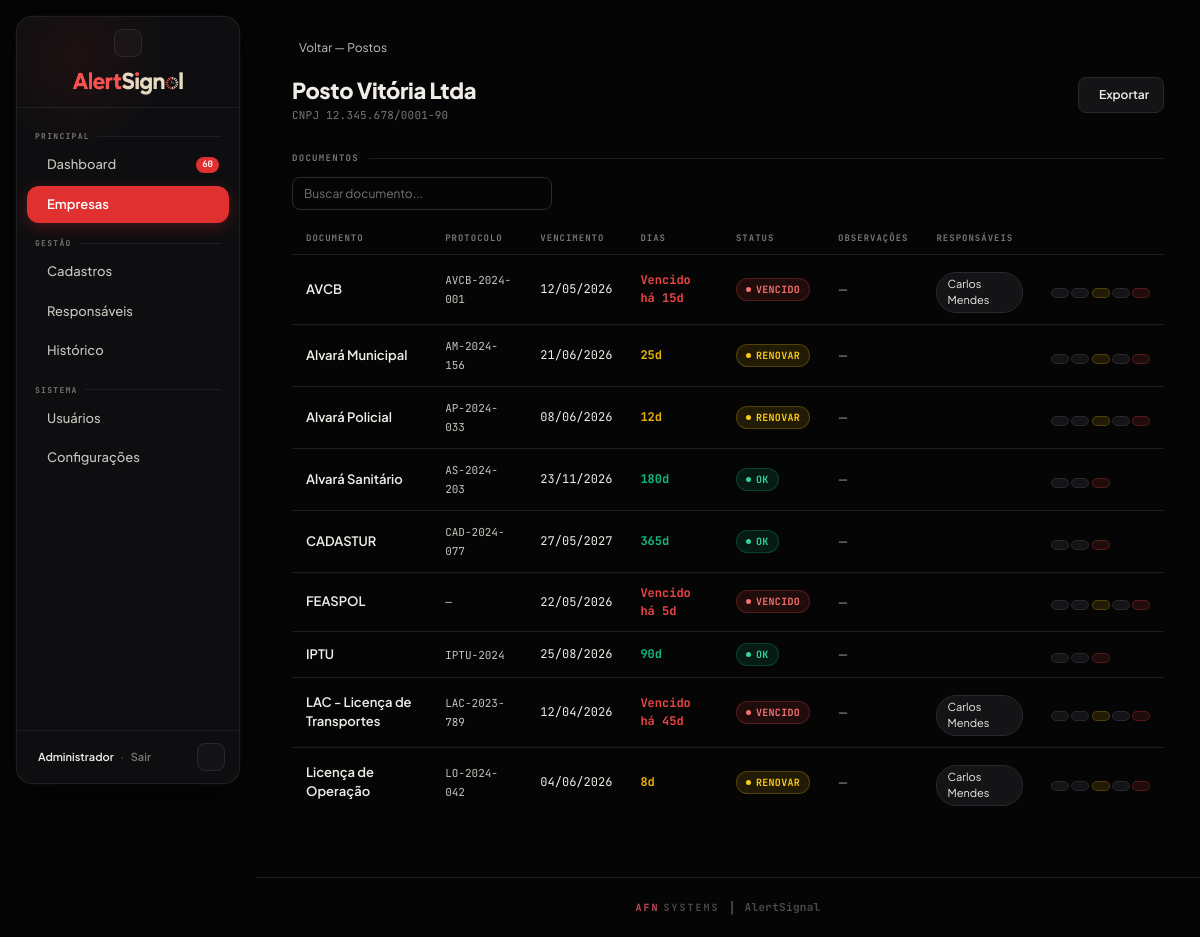
The page /empresa/22 (signed in) on the database its author committed.
### tables this page shows
CREATE TABLE categorias (
            id   INTEGER PRIMARY KEY AUTOINCREMENT,
            nome TEXT UNIQUE NOT NULL
        );

CREATE TABLE empresas (
            id           INTEGER PRIMARY KEY AUTOINCREMENT,
            nome         TEXT NOT NULL,
            cnpj         TEXT,
            categoria_id INTEGER REFERENCES categorias(id),
            ativa        INTEGER DEFAULT 1
        );

CREATE TABLE documentos (
            id           INTEGER PRIMARY KEY AUTOINCREMENT,
            empresa_id   INTEGER REFERENCES empresas(id),
            tipo         TEXT NOT NULL,      -- Ex: "AVCB", "Alvará Municipal"
            protocolo    TEXT,               -- número do protocolo, se houver
            vencimento   TEXT,               -- data em formato ISO: "2026-05-07"
            status       TEXT DEFAULT 'OK'   -- OK | RENOVAR | VENCIDO | NÃO TEM
        , observacoes TEXT);

CREATE TABLE responsaveis (
            id    INTEGER PRIMARY KEY AUTOINCREMENT,
            nome  TEXT NOT NULL,
            email TEXT UNIQUE NOT NULL,
            ativo INTEGER DEFAULT 1
        );

### app.py (the view)
@app.route('/empresa/<int:emp_id>')
@login_obrigatorio
def empresa_detalhe(emp_id):
    conn = get_connection()
    empresa = conn.execute('SELECT e.*, c.nome as categoria FROM empresas e JOIN categorias c ON c.id=e.categoria_id WHERE e.id=?', (emp_id,)).fetchone()
    if not empresa: conn.close(); return redirect(url_for('empresas'))
    docs_raw = conn.execute('SELECT * FROM documentos WHERE empresa_id=? ORDER BY tipo', (emp_id,)).fetchall()
    documentos = []
    for doc in docs_raw:
        dias = calcular_dias(doc['vencimento'])
        resps = conn.execute('''SELECT r.id, r.nome, r.email FROM responsaveis r
            JOIN documento_responsavel dr ON dr.responsavel_id=r.id
            WHERE dr.documento_id=?''', (doc['id'],)).fetchall()
        documentos.append({'id':doc['id'],'tipo':doc['tipo'],'protocolo':doc['protocolo'],
                           'vencimento':doc['vencimento'],'status':doc['status'],
                           'observacoes':doc['observacoes'] or '','dias':dias,
                           'responsaveis':[dict(r) for r in resps]})
    todos_resp = conn.execute('SELECT * FROM responsaveis WHERE ativo=1 ORDER BY nome').fetchall()
    conn.close()
    return render_template('empresa_detalhe.html', empresa=empresa, documentos=documentos, todos_responsaveis=todos_resp)

### app.py (called while the page is built)
def login_obrigatorio(f):
    @wraps(f)
    def wrapper(*args, **kwargs):
        if 'usuario_id' not in session:
            return redirect(url_for('login'))
        return f(*args, **kwargs)
    return wrapper

def status_badge(status):
    return {'OK':'ok','RENOVAR':'warn','VENCIDO':'danger','NÃO TEM':'none'}.get(status,'none')

@app.context_processor
def inject_globals():
    urgentes_count = 0
    if 'usuario_id' in session:
        try:
            conn = get_connection()
            urgentes_count = conn.execute(
                "SELECT COUNT(*) FROM documentos d JOIN empresas e ON e.id=d.empresa_id "
                "WHERE d.status IN ('VENCIDO','RENOVAR') AND e.ativa=1"
            ).fetchone()[0]
            conn.close()
        except Exception:
            pass
    return {'now': datetime.now(), 'urgentes_count': urgentes_count}

@app.template_filter('formatar_data')
def formatar_data(valor):
    if not valor: return '—'
    try: return datetime.strptime(valor, '%Y-%m-%d').strftime('%d/%m/%Y')
    except: return valor

@app.template_filter('status_classe')
def status_classe(status):
    return status_badge(status)

@app.template_filter('dias_texto')
def dias_texto(dias):
    if dias is None: return '—'
    if dias < 0: return f'Vencido há {abs(dias)}d'
    return f'{dias}d'

### database.py (called while the page is built)
def get_connection():
    conn = sqlite3.connect(DB_PATH)
    conn.row_factory = sqlite3.Row
    return conn

### notificacoes.py (called while the page is built)
def calcular_dias(vencimento_str):
    if not vencimento_str:
        return None
    venc = datetime.strptime(vencimento_str, '%Y-%m-%d').date()
    return (venc - date.today()).days

### templates/empresa_detalhe.html (shortened to what this page needs)
{% extends 'layout.html' %}
{% set active = 'empresas' %}
{% block page %}
<a class="back" href="{{ url_for('empresas') }}"> Voltar — {{ empresa.categoria }}</a>
<div class="pg-head" style="display:flex;align-items:flex-start;justify-content:space-between">
  <div>
    <h1>{{ empresa.nome }}</h1>
    <div class="sub">CNPJ {{ empresa.cnpj or '—' }}</div>
  </div>
  <div style="display:flex;gap:8px">
    <a href="{{ url_for('exportar') }}" class="btn" title="Exportar CSV"> Exportar</a>
  </div>
</div>
<div class="sec-head">Documentos</div>
<div style="margin-bottom:14px">
  <input class="form-input" type="text" id="busca-doc" placeholder="Buscar documento..." style="width:260px" oninput="filtrarDocs()">
</div>
<table class="doc-table" id="tabela-docs">
  <thead>
    <tr>
      <th>Documento</th><th>Protocolo</th><th>Vencimento</th><th>Dias</th><th>Status</th><th>Observações</th><th>Responsáveis</th><th></th>
    </tr>
  </thead>
  <tbody>
    {% for doc in documentos %}
    <tr class="doc-row" data-tipo="{{ doc.tipo|lower }}">
      <td class="doc-name">{{ doc.tipo }}</td>
      <td>
        <span class="proto-txt" data-id="{{ doc.id }}" style="color:var(--text2);cursor:pointer;font-family:'JetBrains Mono',monospace;font-size:11px" onclick="editarProtocolo(this)" title="Clique para editar">{{ doc.protocolo or '—' }}</span>
      </td>
      <td style="font-family:'JetBrains Mono',monospace;font-size:12px">{{ doc.vencimento|formatar_data }}</td>
      <td style="font-family:'JetBrains Mono',monospace;font-size:12px;font-weight:700;color:{% if doc.dias is none %}var(--text3){% elif doc.dias < 0 %}var(--danger){% elif doc.dias <= 7 %}var(--danger){% elif doc.dias <= 30 %}var(--warn){% else %}var(--ok){% endif %}">{{ doc.dias|dias_texto }}</td>
      <td><span class="badge badge-{{ doc.status|status_classe }}">{{ doc.status }}</span></td>
      <td style="max-width:180px;font-size:11px;color:var(--text2)">{{ doc.observacoes or '—' }}</td>
      <td>
        <div class="resp-chips" id="chips-{{ doc.id }}">
          {% for r in doc.responsaveis %}
          <div class="resp-chip" data-resp-id="{{ r.id }}">{{ r.nome }}<span class="remove" onclick="removerResp({{ doc.id }}, {{ r.id }}, this)"></span></div>
          {% endfor %}
        </div>
      </td>
      <td style="white-space:nowrap">
        <button class="btn" style="font-size:11px;padding:4px 8px;margin-bottom:2px" onclick="abrirModalResp({{ doc.id }}, '{{ doc.tipo }}')" title="Responsáveis"></button>
        <button class="btn" style="font-size:11px;padding:4px 8px;margin-bottom:2px" onclick="abrirModalEditar({{ doc.id }}, '{{ doc.tipo }}', '{{ doc.vencimento or '' }}', '{{ doc.protocolo or '' }}', {{ doc.observacoes|tojson if doc.observacoes else '\"\"' }})" title="Editar"></button>
        {% if doc.status in ['VENCIDO','RENOVAR'] %}
        <button class="btn btn-warn" style="font-size:11px;padding:4px 8px;margin-bottom:2px" onclick="abrirModalRenovar({{ doc.id }}, '{{ doc.tipo }}')" title="Renovar"></button>
        <button class="btn" style="font-size:11px;padding:4px 8px;margin-bottom:2px;border-color:var(--line2)" onclick="reenviarAlerta({{ doc.id }})" title="Reenviar alerta"></button>
        {% endif %}
        <button class="btn btn-danger" style="font-size:11px;padding:4px 8px" onclick="excluirDoc({{ doc.id }}, '{{ doc.tipo }}')" title="Excluir"></button>
      </td>
    </tr>
    {% endfor %}
  </tbody>
</table>
{% endblock %}

### templates/base.html (style rules this page uses)
:root { --bg: #050505; --surface: #0e0e10; --surface-alt: #141416; --surface-hov: #1a1a1e; --line: #1e1e22; --line2: #28282e; --text: #f0ede8; --text2: #c8c4be; --text3: #7a7672; --acc: #e03030; --acc2: #ff4444; --acc-dim: rgba(224,48,48,0.12); --acc-glow: rgba(224,48,48,0.28); --ok: #10b981; --ok-dim: rgba(16,185,129,0.12); --ok-border: rgba(16,185,129,0.25); --warn: #eab308; --warn-dim: rgba(234,179,8,0.12); --warn-border: rgba(234,179,8,0.25); --danger: #ef4444; --dng-dim: rgba(239,68,68,0.12); --dng-border: rgba(239,68,68,0.25); --r: 8px; --r2: 12px; --r3: 16px; --r4: 20px; --sidebar-width: 224px; --sidebar-collapsed-width: 64px; font-family: 'Plus Jakarta Sans', system-ui, sans-serif; }
*, *::before, *::after { box-sizing: border-box; margin: 0; padding: 0; }
html { font-size: 14px; -webkit-font-smoothing: antialiased; }
body { font-family: 'Plus Jakarta Sans', system-ui, sans-serif; background: var(--bg); color: var(--text); line-height: 1.5; min-height: 100vh; transition: background 200ms, color 200ms; }
a { color: inherit; text-decoration: none; }
.pg-head { margin-bottom: 28px; }
.pg-head h1 { font-size: 22px; font-weight: 800; letter-spacing: -.4px; line-height: 1.2; }
.pg-head .sub { font-size: 11px; color: var(--text3); margin-top: 4px; font-family: 'JetBrains Mono', monospace; letter-spacing: .2px; }
.sec-head { font-size: 9px; font-weight: 700; letter-spacing: 1.3px; text-transform: uppercase; color: var(--text3); margin-bottom: 12px; display: flex; align-items: center; gap: 10px; font-family: 'JetBrains Mono', monospace; }
.sec-head::after { content: ''; flex: 1; height: 1px; background: var(--line); }
.badge { display: inline-flex; align-items: center; gap: 5px; font-size: 10px; font-weight: 700; letter-spacing: .3px; text-transform: uppercase; padding: 3px 9px; border-radius: 20px; font-family: 'JetBrains Mono', monospace; white-space: nowrap; }
.badge::before { content:''; width:5px; height:5px; border-radius:50%; background:currentColor; }
.badge-danger { background: var(--dng-dim); color: #f87171; border: 1px solid var(--dng-border); }
.badge-warn { background: var(--warn-dim); color: #facc15; border: 1px solid var(--warn-border); }
.badge-ok { background: var(--ok-dim); color: #34d399; border: 1px solid var(--ok-border); }
.doc-table { width: 100%; border-collapse: collapse; }
.doc-table th { font-size: 9px; text-transform: uppercase; letter-spacing: 1px; color: var(--text3); padding: 8px 14px; border-bottom: 1px solid var(--line); text-align: left; font-weight: 700; font-family: 'JetBrains Mono', monospace; }
.doc-table td { padding: 11px 14px; border-bottom: 1px solid var(--line); vertical-align: middle; font-size: 13px; }
.doc-table tr:last-child td { border-bottom: none; }
.doc-table tbody tr { transition: background 100ms; }
.doc-name { font-weight: 600; }
.form-input { background: var(--bg); border: 1px solid var(--line2); border-radius: var(--r); color: var(--text); font-size: 12px; font-family: 'Plus Jakarta Sans', sans-serif; padding: 8px 11px; outline: none; transition: border-color 150ms, box-shadow 150ms; }
.btn { display: inline-flex; align-items: center; gap: 6px; padding: 8px 14px; border-radius: var(--r); font-size: 12px; font-family: 'Plus Jakarta Sans', sans-serif; font-weight: 600; cursor: pointer; border: 1px solid var(--line2); background: var(--surface-alt); color: var(--text); transition: background 150ms, border-color 150ms, transform 100ms; }
.btn-danger { background: var(--dng-dim); border-color: var(--dng-border); color: var(--danger); }
.btn-warn { background: var(--warn-dim); border-color: var(--warn-border); color: var(--warn); }
.back { display: inline-flex; align-items: center; gap: 7px; font-size: 12px; color: var(--text2); margin-bottom: 20px; transition: color 150ms; }
.resp-chips { display: flex; flex-wrap: wrap; gap: 5px; margin-top: 6px; }
.resp-chip { display: flex; align-items: center; gap: 6px; background: var(--surface-alt); border: 1px solid var(--line2); border-radius: 20px; padding: 3px 10px; font-size: 11px; }
.main-scroll > * { animation: fadeUp 300ms cubic-bezier(.16,1,.3,1) both; }
.main-scroll > *:nth-child(1) { animation-delay: 0ms; }
.main-scroll > *:nth-child(2) { animation-delay: 40ms; }
.main-scroll > *:nth-child(3) { animation-delay: 80ms; }
.main-scroll > *:nth-child(4) { animation-delay: 120ms; }

### rows shown on the page
categorias: categoria "Postos"
empresas: nome "Posto Vitória Ltda", cnpj "12.345.678/0001-90"
documentos: tipo "AVCB", protocolo "AVCB-2024-001", vencimento "12/05/2026", dias|dias_texto "Vencido há 15d", status "VENCIDO", observacoes "—"
responsaveis: nome "Carlos Mendes"
documentos: tipo "Alvará Municipal", protocolo "AM-2024-156", vencimento "21/06/2026", dias|dias_texto "25d", status "RENOVAR", observacoes "—"
documentos: tipo "Alvará Policial", protocolo "AP-2024-033", vencimento "08/06/2026", dias|dias_texto "12d", status "RENOVAR", observacoes "—"
documentos: tipo "Alvará Sanitário", protocolo "AS-2024-203", vencimento "23/11/2026", dias|dias_texto "180d", status "OK", observacoes "—"
documentos: tipo "CADASTUR", protocolo "CAD-2024-077", vencimento "27/05/2027", dias|dias_texto "365d", status "OK", observacoes "—"
documentos: tipo "FEASPOL", protocolo "—", vencimento "22/05/2026", dias|dias_texto "Vencido há 5d", status "VENCIDO", observacoes "—"
documentos: tipo "IPTU", protocolo "IPTU-2024", vencimento "25/08/2026", dias|dias_texto "90d", status "OK", observacoes "—"
documentos: tipo "LAC - Licença de Transportes", protocolo "LAC-2023-789", vencimento "12/04/2026", dias|dias_texto "Vencido há 45d", status "VENCIDO", observacoes "—"
documentos: tipo "Licença de Operação", protocolo "LO-2024-042", vencimento "04/06/2026", dias|dias_texto "8d", status "RENOVAR", observacoes "—"

### other values the page prints
{{ urgentes_count }} "60"
{{ session.get('usuario_nome','') }} "Administrador"
